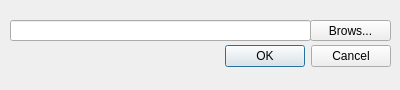
<?xml version="1.0" encoding="UTF-8"?>
<ui version="4.0">
 <class>Open</class>
 <widget class="QDialog" name="Open">
  <property name="geometry">
   <rect>
    <x>0</x>
    <y>0</y>
    <width>400</width>
    <height>90</height>
   </rect>
  </property>
  <property name="windowTitle">
   <string>Open database</string>
  </property>
  <widget class="QDialogButtonBox" name="buttonBox">
   <property name="geometry">
    <rect>
     <x>50</x>
     <y>40</y>
     <width>341</width>
     <height>32</height>
    </rect>
   </property>
   <property name="orientation">
    <enum>Qt::Horizontal</enum>
   </property>
   <property name="standardButtons">
    <set>QDialogButtonBox::Cancel|QDialogButtonBox::Ok</set>
   </property>
  </widget>
  <widget class="QPushButton" name="pushButton">
   <property name="geometry">
    <rect>
     <x>310</x>
     <y>20</y>
     <width>81</width>
     <height>21</height>
    </rect>
   </property>
   <property name="text">
    <string>Brows...</string>
   </property>
  </widget>
  <widget class="QLineEdit" name="lineEdit">
   <property name="geometry">
    <rect>
     <x>10</x>
     <y>20</y>
     <width>301</width>
     <height>21</height>
    </rect>
   </property>
  </widget>
 </widget>
 <resources/>
 <connections>
  <connection>
   <sender>buttonBox</sender>
   <signal>accepted()</signal>
   <receiver>Open</receiver>
   <slot>accept()</slot>
   <hints>
    <hint type="sourcelabel">
     <x>248</x>
     <y>254</y>
    </hint>
    <hint type="destinationlabel">
     <x>157</x>
     <y>274</y>
    </hint>
   </hints>
  </connection>
  <connection>
   <sender>buttonBox</sender>
   <signal>rejected()</signal>
   <receiver>Open</receiver>
   <slot>reject()</slot>
   <hints>
    <hint type="sourcelabel">
     <x>316</x>
     <y>260</y>
    </hint>
    <hint type="destinationlabel">
     <x>286</x>
     <y>274</y>
    </hint>
   </hints>
  </connection>
 </connections>
</ui>
